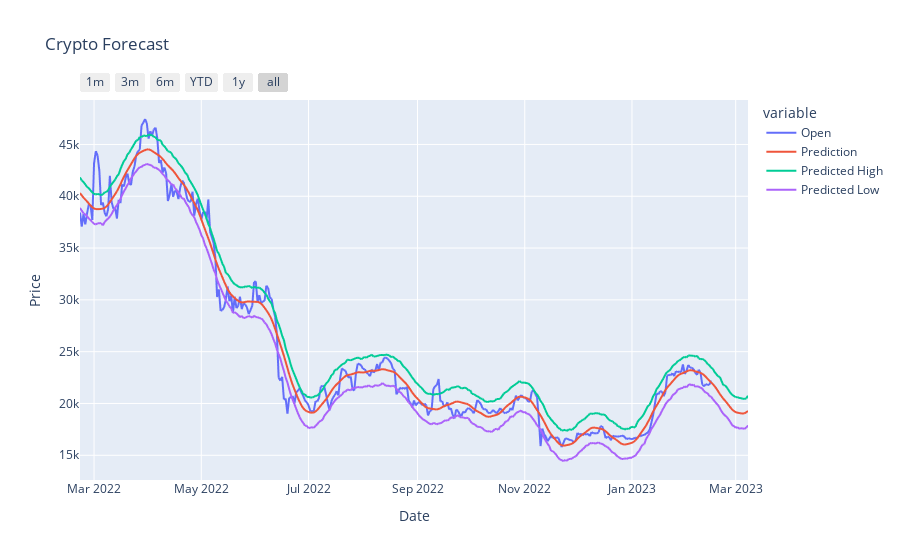

Notebook source saved alongside this figure:
### Markdown cell above
### Running the functions

### Code cell
# Getting and Formatting Data
df = getData("BTC-USD", window=365, ma_period=3)

# Training and Predicting Data
forecast = fbpTrainPredict(df, forecast_period=21)

# Visualizing Data
visFBP(df, forecast)

### Figure 1 — Plotly figure (JSON) as saved in the notebook; plotly's stock layout.template omitted (floating-point values rounded to 4 significant figures; data arrays with more than 128 entries replaced by an {"elided": "..."} marker saying what was removed)
{"data": [{"hovertemplate": "variable=Open<br>Date=%{x}<br>Price=%{y}<extra></extra>", "legendgroup": "Open", "line": {"color": "#636efa", "dash": "solid"}, "marker": {"symbol": "circle"}, "mode": "lines", "name": "Open", "showlegend": true, "type": "scattergl", "x": {"elided": "741 str values"}, "xaxis": "x", "y": {"elided": "741 float values"}, "yaxis": "y"}, {"hovertemplate": "variable=Prediction<br>Date=%{x}<br>Price=%{y}<extra></extra>", "legendgroup": "Prediction", "line": {"color": "#EF553B", "dash": "solid"}, "marker": {"symbol": "circle"}, "mode": "lines", "name": "Prediction", "showlegend": true, "type": "scattergl", "x": {"elided": "741 str values"}, "xaxis": "x", "y": {"elided": "741 float values"}, "yaxis": "y"}, {"hovertemplate": "variable=Predicted High<br>Date=%{x}<br>Price=%{y}<extra></extra>", "legendgroup": "Predicted High", "line": {"color": "#00cc96", "dash": "solid"}, "marker": {"symbol": "circle"}, "mode": "lines", "name": "Predicted High", "showlegend": true, "type": "scattergl", "x": {"elided": "741 str values"}, "xaxis": "x", "y": {"elided": "741 float values"}, "yaxis": "y"}, {"hovertemplate": "variable=Predicted Low<br>Date=%{x}<br>Price=%{y}<extra></extra>", "legendgroup": "Predicted Low", "line": {"color": "#ab63fa", "dash": "solid"}, "marker": {"symbol": "circle"}, "mode": "lines", "name": "Predicted Low", "showlegend": true, "type": "scattergl", "x": {"elided": "741 str values"}, "xaxis": "x", "y": {"elided": "741 float values"}, "yaxis": "y"}], "layout": {"legend": {"title": {"text": "variable"}, "tracegroupgap": 0}, "title": {"text": "Crypto Forecast"}, "xaxis": {"anchor": "y", "domain": [0, 1], "rangeselector": {"buttons": [{"count": 1, "label": "1m", "step": "month", "stepmode": "backward"}, {"count": 3, "label": "3m", "step": "month", "stepmode": "backward"}, {"count": 6, "label": "6m", "step": "month", "stepmode": "backward"}, {"count": 1, "label": "YTD", "step": "year", "stepmode": "todate"}, {"count": 1, "label": "1y", "step": "year", "stepmode": "backward"}, {"step": "all"}]}, "title": {"text": "Date"}}, "yaxis": {"anchor": "x", "domain": [0, 1], "title": {"text": "Price"}}}}
